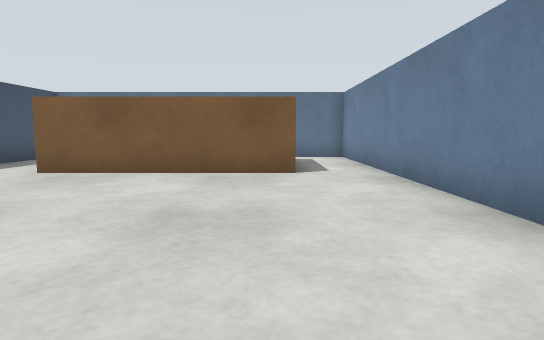
[1] (above)

19 first-person views from a walk through a robot-simulator world made for Gazebo. The camera is 0.17 m above the floor, tilts 6° down and sees 75° across. The floor is counted in squares, 0.2 m on a side. Each view is taken from the middle of a square. On the plan, view 1 faces up. The plan holds only what a view shows up to about 12 squares ahead; the rest is blank. Robots are left out.

[2]
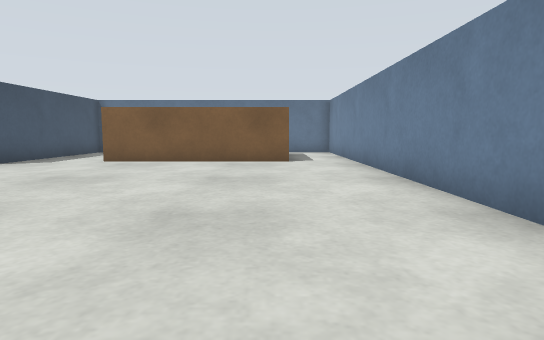

[3]
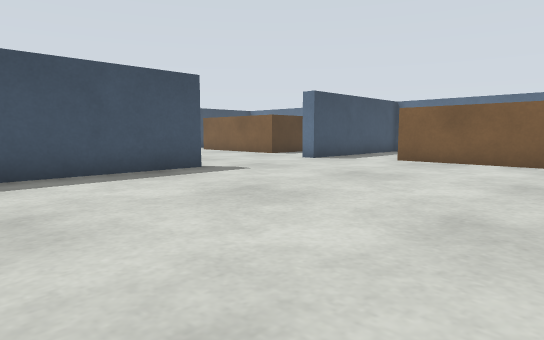

[4]
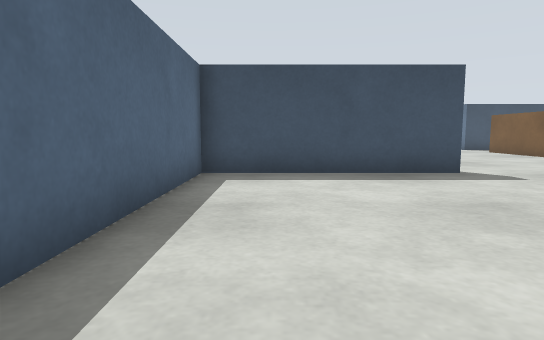

[5]
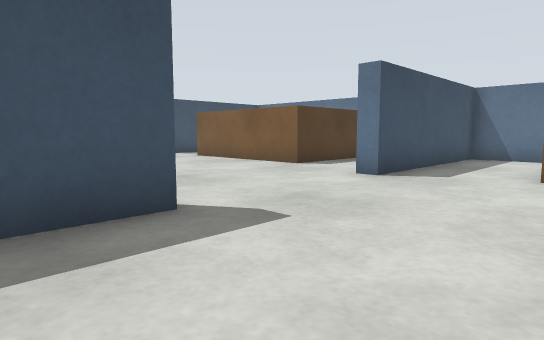

[6]
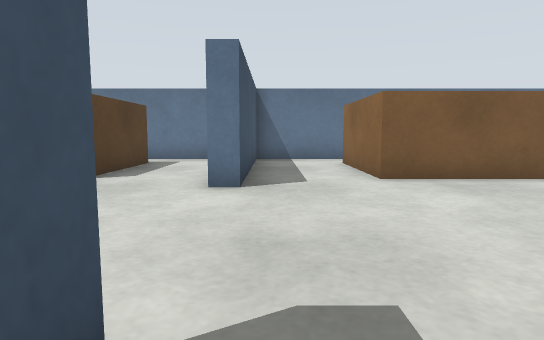

[7]
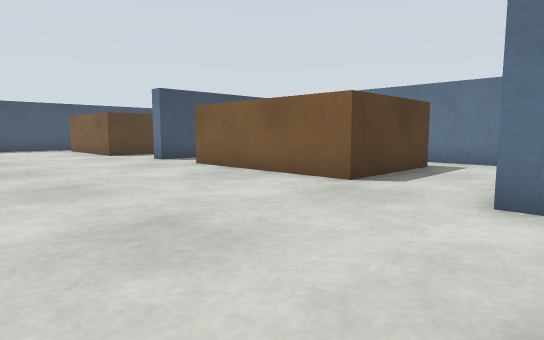

[8]
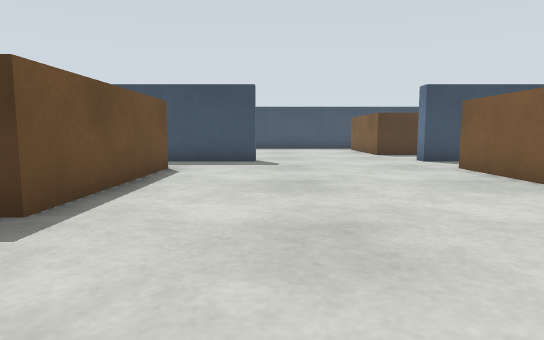

[9]
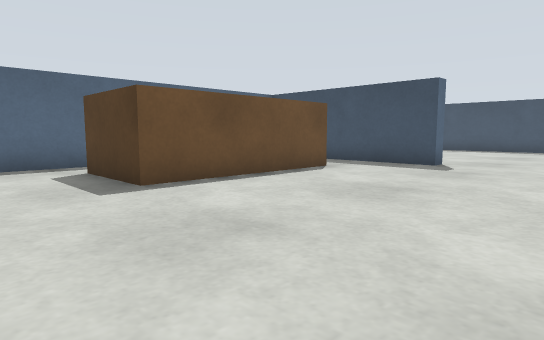

[10]
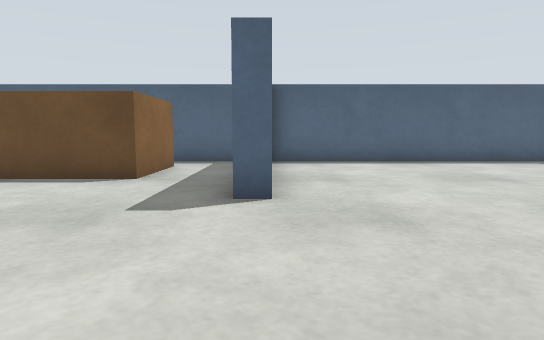

[11]
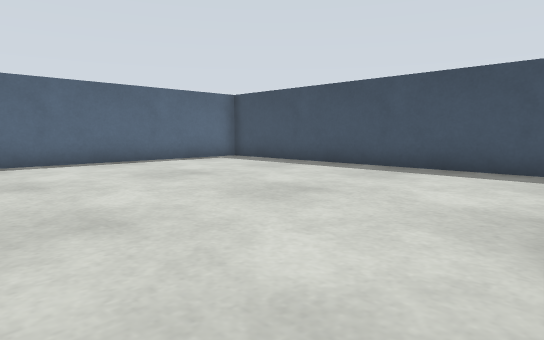

[12]
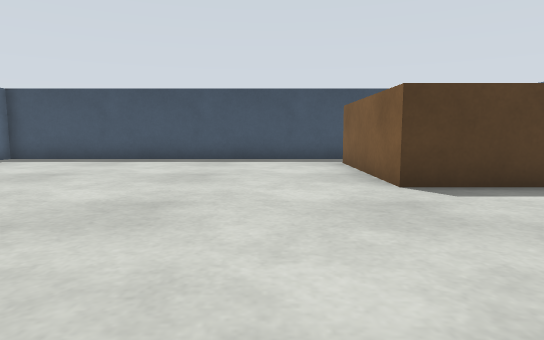

[13]
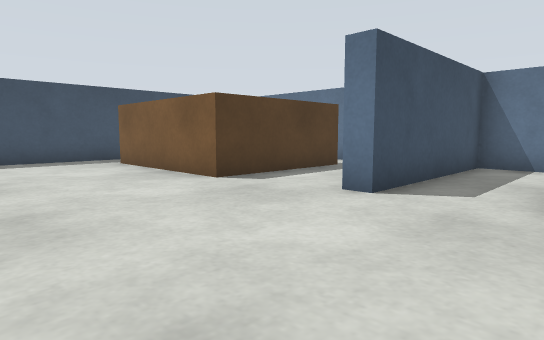

[14]
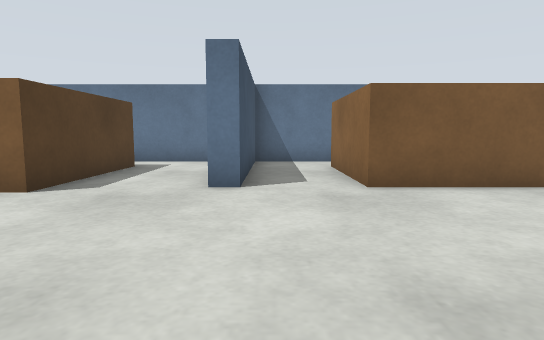

[15]
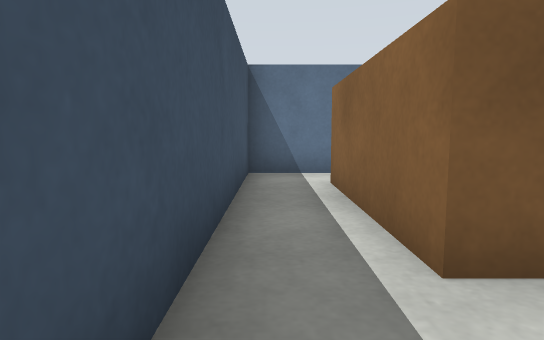

[16]
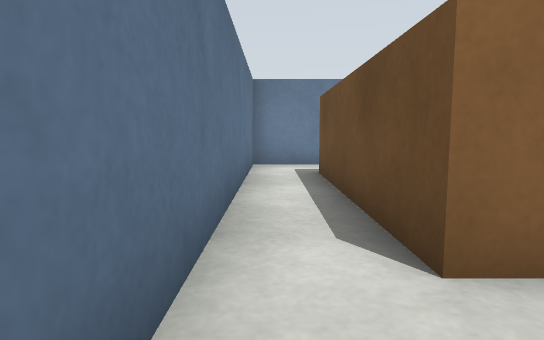

[17]
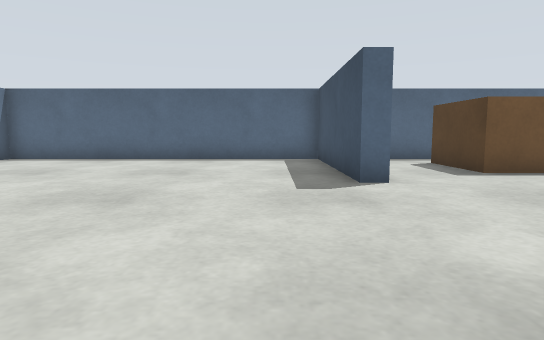

[18]
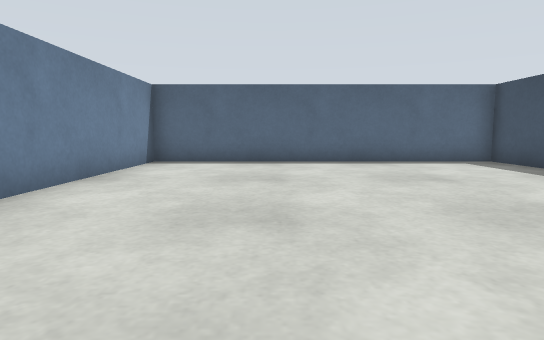

[19]
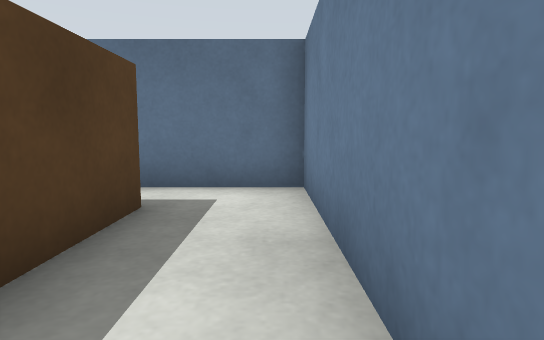

### Floor plan
Ten units are one square. View 1 is at (0, 0); x grows to the right and y downward. Boxes are objects, and circles mark ways between rooms. Rooms are numbered by the first view taken in them; rooms with no view inside come last. Other rooms are left out.
<svg viewBox="-270 -130 300 170">
<path fill="none" stroke="#000" d="M-75 -20 -75 35 25 35 25 -125 -75 -125 -75 -65M-175 -25 -175 10M-75 -65 -80 -65M-81 -20 -75 -20M-151 -125 -175 -125 -175 -75M-90 -125 -114 -125M-116 35 -92 35M-169 35 -149 35M-181 -25 -175 -25M-175 -75 -180 -75M-246 -125 -265 -125 -265 35 -180 35M-189 -125 -219 -125"/>
<rect x="-55" y="-115" width="60" height="40" fill="#bbb"><title>brown box</title></rect>
<rect x="-155" y="-5" width="50" height="30" fill="#bbb"><title>brown box</title></rect>
<rect x="-155" y="-115" width="50" height="40" fill="#bbb"><title>brown box</title></rect>
<rect x="-255" y="-115" width="50" height="50" fill="#bbb"><title>brown box</title></rect>
<circle cx="-80" cy="-45" r="3" fill="#2a7"/>
<circle cx="-180" cy="-50" r="3" fill="#2a7"/>
<text x="-30" y="-50">1</text>
<text x="-130" y="-50">2</text>
<text x="-220" y="-50">3</text>
</svg>
Room 1 opens to room 2. Room 2 opens to room 3.

Where each view was taken, in squares from view 1:
view 1: 0 up, 0 right, facing up
view 2: 3 down, 0 right, facing up
view 3: 3 down, 0 right, facing up-left
view 4: 2 down, 0 right, facing left
view 5: 0 up, 4 left, facing up-left
view 6: 1 up, 7 left, facing up
view 7: 2 up, 7 left, facing up-left
view 8: 3 up, 7 left, facing left
view 9: 6 up, 8 left, facing down-left
view 10: 7 up, 18 left, facing down
view 11: 7 up, 18 left, facing down-left
view 12: 5 up, 15 left, facing left
view 13: 3 up, 15 left, facing up-left
view 14: 2 up, 17 left, facing up
view 15: 5 up, 26 left, facing up
view 16: 12 up, 7 left, facing right
view 17: 8 up, 6 left, facing down
view 18: 7 up, 1 left, facing down
view 19: 7 up, 2 right, facing up
